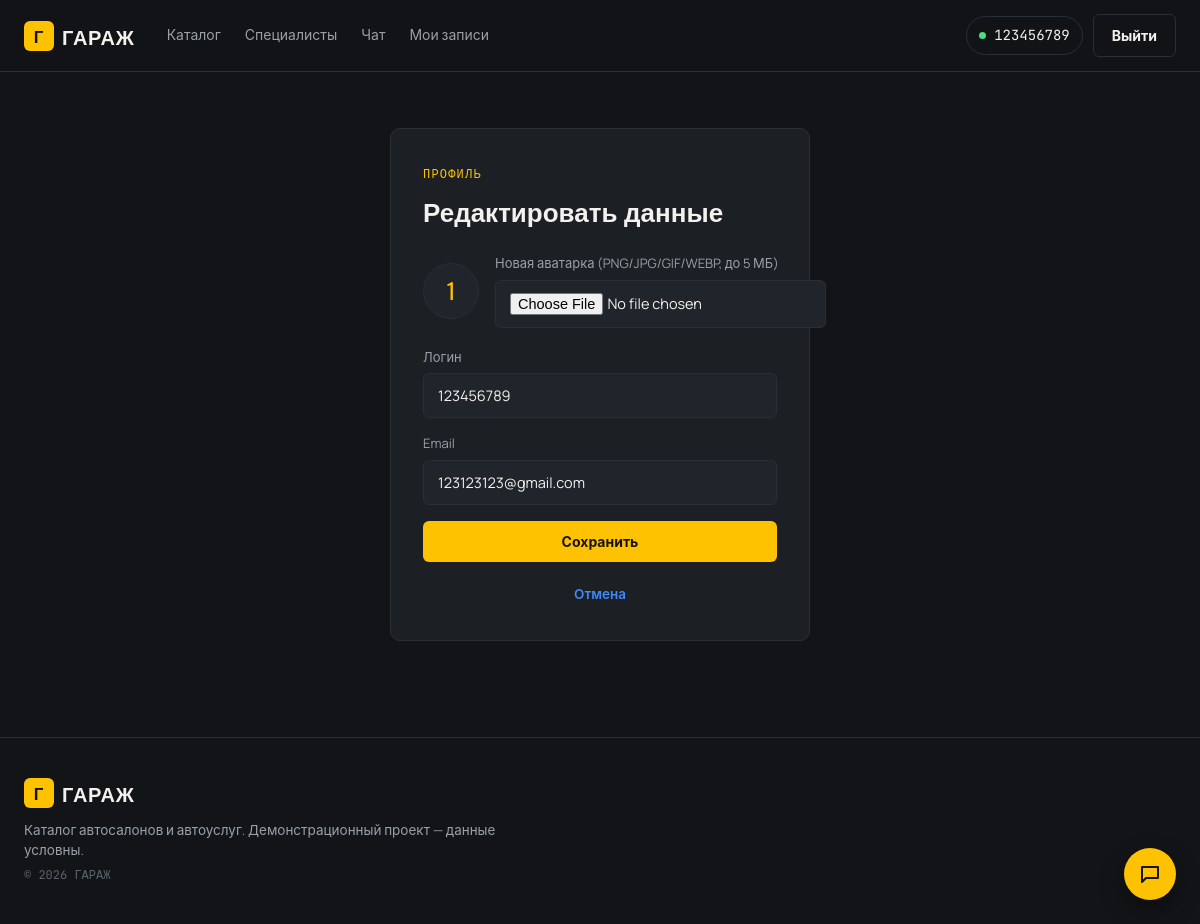
The page /profile/b0b8546d6c6d459db51bb508f5664a77/edit (signed in) on the database its author committed.
### tables this page shows
CREATE TABLE users (
        id TEXT PRIMARY KEY,
        username TEXT UNIQUE NOT NULL,
        email TEXT UNIQUE NOT NULL,
        password_hash TEXT NOT NULL,
        phone TEXT,
        is_admin INTEGER NOT NULL DEFAULT 0,
        avatar TEXT,
        bonus_points INTEGER DEFAULT 0,
        created_at TEXT
    );

### app.py (the view, shortened to what this page needs)
@app.route("/profile/<user_id>/edit", methods=["GET", "POST"])
@login_required
def profile_edit(user_id):
    if current_user.id != user_id:
        abort(403)
    row = query_db("SELECT * FROM users WHERE id = ?", (user_id,), one=True)
    if not row:
        abort(404)
    profile = dict(row)
    return render_template("profile_edit.html", profile=profile)

### app.py (called while the page is built)
def query_db(query, args=(), one=False):
    conn = get_db()
    cur = conn.cursor()
    cur.execute(query, args)
    rv = cur.fetchall()
    conn.close()
    return (rv[0] if rv else None) if one else rv

@login_manager.user_loader
def load_user(user_id):
    row = query_db("SELECT * FROM users WHERE id = ?", (user_id,), one=True)
    return User(row) if row else None

@app.context_processor
def inject_globals():
    return {
        'now': datetime.now(timezone.utc)
    }

### db.py (called while the page is built)
def get_db():
    os.makedirs(DATA_DIR, exist_ok=True)
    conn = sqlite3.connect(DB_PATH)
    conn.row_factory = sqlite3.Row
    return conn

### templates/profile_edit.html (shortened to what this page needs)
{% extends "base.html" %}
{% block content %}
<section class="authwrap">
  <div class="authcard">
    <p class="authcard__eyebrow">Профиль</p>
    <h1 class="authcard__title">Редактировать данные</h1>
    <form method="post" enctype="multipart/form-data" class="authform">
      <div class="avatarpick">
        {% if profile.avatar %}
          <img src="{{ url_for('static', filename=profile.avatar) }}" alt="" class="avatarpick__preview">
        {% else %}
          <div class="avatarpick__preview avatarpick__preview--fallback">{{ profile.username[0]|upper }}</div>
        {% endif %}
        <label class="field" style="flex:1;">
          <span class="field__label">Новая аватарка (PNG/JPG/GIF/WEBP, до 5 МБ)</span>
          <input type="file" name="avatar" accept="image/png,image/jpeg,image/gif,image/webp" class="field__input">
        </label>
      </div>
      <label class="field">
        <span class="field__label">Логин</span>
        <input type="text" name="username" required class="field__input" value="{{ profile.username }}">
      </label>
      <label class="field">
        <span class="field__label">Email</span>
        <input type="email" name="email" required class="field__input" value="{{ profile.email }}">
      </label>
      <button type="submit" class="btn btn--accent btn--block">Сохранить</button>
    </form>
    <p class="authcard__foot"><a href="{{ url_for('profile_view', user_id=profile.id) }}">Отмена</a></p>
  </div>
</section>
{% endblock %}

### templates/base.html (shortened to what this page needs)
<!DOCTYPE html>
<html lang="ru">
<head>
  <link rel="stylesheet" href="{{ url_for('static', filename='css/style.css') }}">
</head>
<body>
<header class="topbar">
  <div class="topbar__inner">
    <a href="{{ url_for('index') }}" class="brand">
      <span class="brand__mark">Г</span>
      <span class="brand__text">ГАРАЖ</span>
    </a>
    <nav class="mainnav">
      <a href="{{ url_for('index') }}" class="mainnav__link {% if request.endpoint == 'index' %}is-active{% endif %}">Каталог</a>
      <a href="{{ url_for('stations_list') }}" class="mainnav__link {% if request.endpoint == 'stations_list' %}is-active{% endif %}">Специалисты</a>
      <a href="{{ url_for('chats_view') }}" class="mainnav__link {% if request.endpoint == 'chats_view' %}is-active{% endif %}">Чат</a>
      {% if current_user.is_authenticated %}
        <a href="{{ url_for('my_appointments') }}" class="mainnav__link {% if request.endpoint == 'my_appointments' %}is-active{% endif %}">Мои записи</a>
      {% endif %}
    </nav>
    <div class="topbar__auth">
      {% if current_user.is_authenticated %}
        <a href="{{ url_for('profile_view', user_id=current_user.id) }}" class="user-chip">
          {% if current_user.avatar %}
            <img src="{{ url_for('static', filename=current_user.avatar) }}" alt="" class="user-chip__avatar">
          {% else %}
            <span class="user-chip__dot"></span>
          {% endif %}
          {{ current_user.username }}
        </a>
        <a href="{{ url_for('logout') }}" class="btn btn--ghost">Выйти</a>
      {% else %}
        <a href="{{ url_for('login') }}" class="btn btn--ghost">Войти</a>
        <a href="{{ url_for('register') }}" class="btn btn--accent">Регистрация</a>
      {% endif %}
    </div>
  </div>
</header>
<main>
  {% block content %}{% endblock %}
</main>
<footer class="sitefooter">
  <div class="sitefooter__inner">
    <div class="brand brand--footer">
      <span class="brand__mark">Г</span>
      <span class="brand__text">ГАРАЖ</span>
    </div>
    <p class="sitefooter__note">Каталог автосалонов и автоуслуг. Демонстрационный проект — данные условны.</p>
    <p class="sitefooter__copy">© {{ now.year if now else '2026' }} ГАРАЖ</p>
  </div>
</footer>
<button id="chat-toggle" class="chat-toggle" type="button" aria-label="Открыть чат поддержки">
  <svg viewBox="0 0 24 24" fill="none" class="chat-toggle__icon">
    <path d="M4 5h16v11H8l-4 4V5z" stroke="currentColor" stroke-width="2" stroke-linejoin="round"/>
  </svg>
</button>
</body>
</html>

### rows shown on the page
users: username "123456789", username "1", email "123123123@gmail.com"
